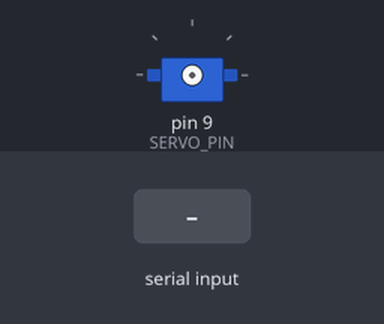
Simulated run of this sketch. Board: Arduino Uno, built with avr-gcc and run on an emulated ATmega328P. On the bench: servo. Inputs (shaded band) come from the test bench.

Above: at 1.2 s.
1.3 s: "ANGLE:\n" received over Serial
2.8 s: "ANGLE:90\n" received over Serial
At 3.6 s:
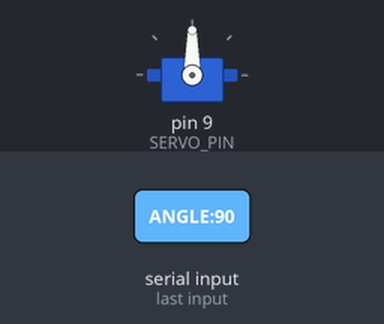
4.3 s: "ANGLE:,45\n" received over Serial
At 4.8 s:
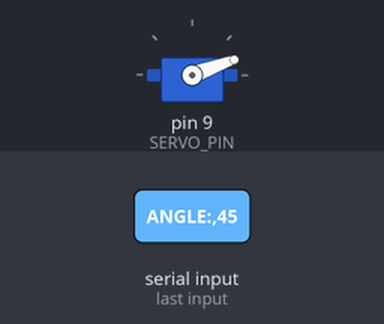
Timing chart, 0 to 7.3 s (numbered marks = the images above; inputs shaded):
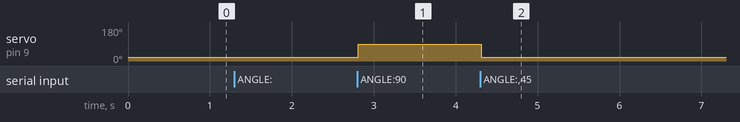

The sketch:

sketch_oct5a.ino
```cpp
#include <Servo.h>

Servo trackingServo;

const int SERVO_PIN = 9;

const int MIN_ANGLE = 20;
const int MAX_ANGLE = 160;

float servoAngle = 90;

bool servoAttached = false;

unsigned long lastSignalTime = 0;

const unsigned long SIGNAL_TIMEOUT = 500;


void setup() {

  Serial.begin(9600);

  lastSignalTime = millis();
}


void loop() {

  // ==================================================
  // RECEIVE DATA
  // ==================================================

  if (Serial.available() > 0) {

    String data = Serial.readStringUntil('\n');

    data.trim();


    // ==================================================
    // STOP
    // ==================================================

    if (data == "STOP") {

      if (servoAttached) {

        trackingServo.detach();

        servoAttached = false;
      }

      return;
    }


    // ==================================================
    // ANGLE
    // ==================================================

    if (data.startsWith("ANGLE:")) {

      String value = data.substring(6);

      float angle = value.toFloat();


      angle = constrain(
        angle,
        MIN_ANGLE,
        MAX_ANGLE
      );


      servoAngle = angle;


      // Attach Servo ถ้ายังไม่ได้ attach

      if (!servoAttached) {

        trackingServo.attach(SERVO_PIN);

        servoAttached = true;
      }


      trackingServo.write(
        (int)servoAngle
      );


      lastSignalTime = millis();
    }
  }


  // ==================================================
  // PYTHON หาย / CRASH
  // ==================================================

  if (
    servoAttached &&
    millis() - lastSignalTime > SIGNAL_TIMEOUT
  ) {

    trackingServo.detach();

    servoAttached = false;
  }
}
```

Measured:
- after the input at 2.8 s, servo on pin 9 (SERVO_PIN): 20° → 90° at once
- after the input at 4.3 s, servo on pin 9 (SERVO_PIN): 90° → 20° at once
